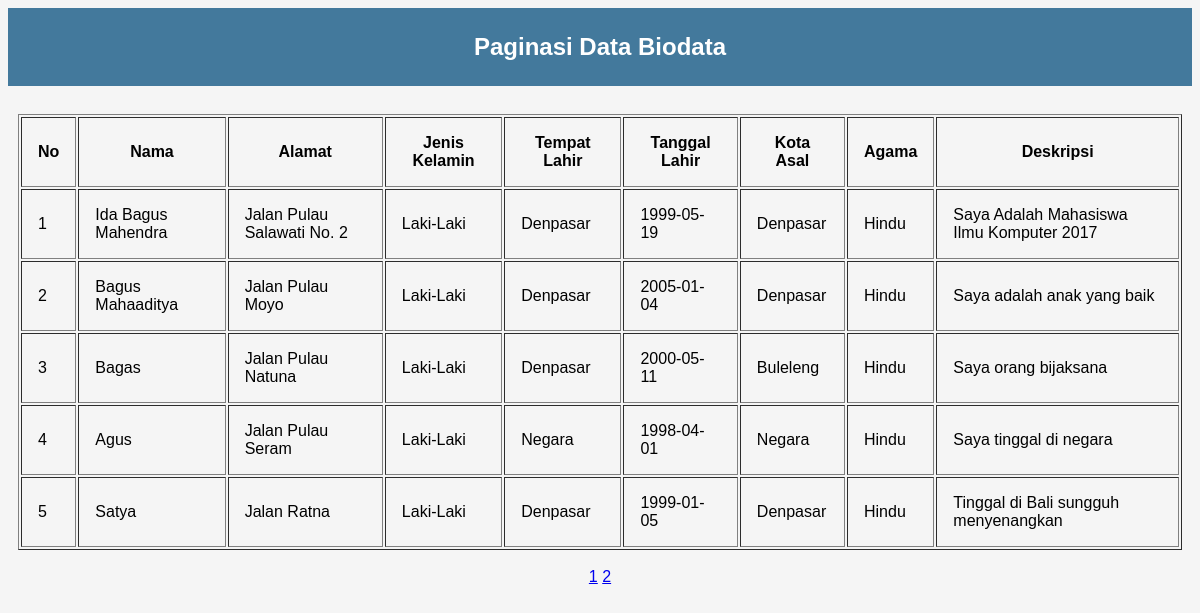
The page /modul10_1708561065/index.php on the database its author committed.
### tables this page shows
CREATE TABLE `data` (
  `no` int(11) NOT NULL,
  `nama` varchar(40) NOT NULL,
  `alamat` varchar(80) NOT NULL,
  `jenis_kelamin` varchar(15) NOT NULL,
  `tempat_lahir` varchar(40) NOT NULL,
  `tanggal_lahir` date NOT NULL,
  `kota_asal` varchar(30) NOT NULL,
  `agama` varchar(25) NOT NULL,
  `deskripsi` varchar(80) NOT NULL
);

### modul10_1708561065/index.php (the view, shortened to what this page needs)
<!DOCTYPE html>
<html>
    <head>
        <link rel="stylesheet" href="style.css">
    </head>
    <body>
        <div class="header">
            <h2 align="center">Paginasi Data Biodata</h2>
        </div>
        <div class="container">
        <br>
        <?php
        $koneksi = mysqli_connect("localhost","root","","biodata") or die(mysqli_error());
        $halaman = 5;
        $page = isset($_GET["halaman"]) ? (int)$_GET["halaman"] : 1;
        $mulai = ($page>1) ? ($page * $halaman) - $halaman : 0;
        $result = mysqli_query($koneksi, "SELECT * FROM data");
        $total = mysqli_num_rows($result);
        $pages = ceil($total/$halaman);
        $sql = "SELECT * FROM data LIMIT $mulai, $halaman";
        $query = mysqli_query($koneksi, $sql);
        echo "<table class='tabel' border='1' cellpadding='16' align='center'>";
        echo "<tr>
                <th>No</th>
                <th>Nama</th>
                <th>Alamat</th>
                <th>Jenis Kelamin</th>
                <th>Tempat Lahir</th>
                <th>Tanggal Lahir</th>
                <th>Kota Asal</th>
                <th>Agama</th>
                <th>Deskripsi</th>
              </tr>";
            $no =$mulai+1;
            while($data = mysqli_fetch_array($query)){
                ?>
                    <tr>
                        <td><?php echo $no ?></td>
                        <td><?php echo $data['nama']; ?></td>
                        <td><?php echo $data['alamat']; ?></td>
                        <td><?php echo $data['jenis_kelamin']; ?></td>
                        <td><?php echo $data['tempat_lahir']; ?></td>
                        <td><?php echo $data['tanggal_lahir']; ?></td>
                        <td><?php echo $data['kota_asal']; ?></td>
                        <td><?php echo $data['agama']; ?></td>
                        <td><?php echo $data['deskripsi']; ?></td>
                    </tr>
                <?php
                $no++;
            }
            echo "</table>";
?><div class="pagination">
  <br><center>
  <?php for ($i=1; $i<=$pages ; $i++){ ?>
  <a href="?halaman=<?php echo $i; ?>"><?php echo $i;?></a>
  <?php } ?>
  </center>
        </div>
    </body>
</html>

### modul10_1708561065/style.css (style rules this page uses)
body { font-family: helvetica,garamond; background-color: rgb(245,245,245); }
.header { background-color: rgb(67,121,156); color: white; margin: 0; padding: 15px; }
.header h2,h4 { margin: 10px; }
.container { margin: 0px; padding: 10px; }

### rows shown on the page
data: nama "Ida Bagus Mahendra", alamat "Jalan Pulau Salawati No. 2", jenis_kelamin "Laki-Laki", tempat_lahir "Denpasar", tanggal_lahir "1999-05-19", kota_asal "Denpasar", agama "Hindu", deskripsi "Saya Adalah Mahasiswa Ilmu Komputer 2017"
data: nama "Bagus Mahaaditya", alamat "Jalan Pulau Moyo", jenis_kelamin "Laki-Laki", tempat_lahir "Denpasar", tanggal_lahir "2005-01-04", kota_asal "Denpasar", agama "Hindu", deskripsi "Saya adalah anak yang baik"
data: nama "Bagas", alamat "Jalan Pulau Natuna", jenis_kelamin "Laki-Laki", tempat_lahir "Denpasar", tanggal_lahir "2000-05-11", kota_asal "Buleleng", agama "Hindu", deskripsi "Saya orang bijaksana"
data: nama "Agus", alamat "Jalan Pulau Seram", jenis_kelamin "Laki-Laki", tempat_lahir "Negara", tanggal_lahir "1998-04-01", kota_asal "Negara", agama "Hindu", deskripsi "Saya tinggal di negara"
data: nama "Satya", alamat "Jalan Ratna", jenis_kelamin "Laki-Laki", tempat_lahir "Denpasar", tanggal_lahir "1999-01-05", kota_asal "Denpasar", agama "Hindu", deskripsi "Tinggal di Bali sungguh menyenangkan"
